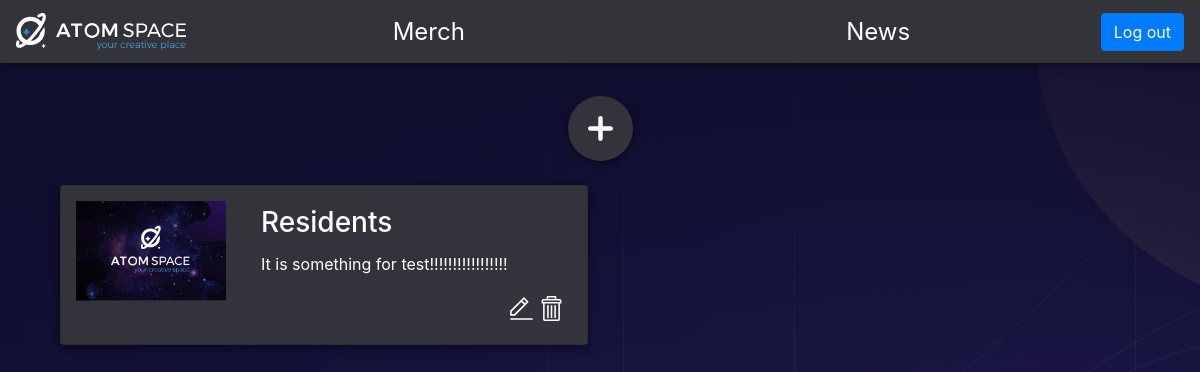
Page /news (signed in) on the committed database.
### testform/models.py (models this page shows)
class News(models.Model):
    header = models.CharField(max_length=225)
    content = models.TextField()
    news_picture_url = models.ImageField(upload_to='news_photos')
    created_time = models.DateTimeField(auto_now_add=True)
    updated_time = models.DateTimeField(null=True)

### testform/views.py (the view)
# urls.py: path('news', views.news, name='news'),
@login_required
def news(request):
    if request.method == 'POST':
        f = NewsForm(request.POST, request.FILES)
        if f.is_valid():
            content = ' '.join(request.POST['content'].split('\r\n'))
            new = News()
            new.header = request.POST['header']
            new.content = content
            new.news_picture_url = request.FILES['photo']
            new.save()
            return HttpResponseRedirect('/news')
    else:
        context = {
            'form': NewsForm(),
            'news': News.objects.all()
        }
        return render(request, 'news/index.html', context)

### testform/templates/news/index.html (shortened to what this page needs)
{% extends 'base.html' %}
{% block content %}
{% load staticfiles %}
<link rel="stylesheet" media="all" href="{% static 'css/news.css' %}" type="text/css">
<nav class="navbar">
    <a class="navbar-brand"><img src={% static 'img/AtomSpace-logo.svg' %}></a>
    <a class="sidebar-item-text" href="{% url 'merch' %}">Merch</a>
    <a class="sidebar-item-text" href="{% url 'news' %}">News</a>
    <a href="{% url 'logout' %}"><button class="btn btn-primary" type="submit" >Log out</button></a>
</nav>
<div style="display:flex;height:91vh;">
    <div class="content">
        {% if news %}
            <ul class="list-group">
                <li class="add-item" id="dialog"> <img style="width: 35px;margin:auto;padding:5px;" src="{% static 'img/plus.svg' %}" /></li>
                <div class="news-card">
                {% for item in news %}
                    <li>
                        <div class="content-news">
                            <div class="card">
                                <div style="display:flex;">
                                    <div class="img-square-wrapper">
                                        <img style="margin:15px;" src="http://{{ request.get_host }}/media/{{ item.news_picture_url }}" alt="Card image cap">
                                    </div>
                                    <div class="card-body">
                                        <h3 class="card-title">{{ item.header }}</h3>
                                        <p class="card-text">{{ item.content }}</p>
                                        <div class="news-item-btns">
                                            <a href='/news/{{ item.id }}/edit'><img src="{% static 'img/edit.svg' %}"/></a>
                                            <a href="/news/{{ item.id }}/delete"><img src="{% static 'img/remove.svg' %}"/></a>
                                        </div>
                                    </div>
                                </div>
                            </div>
                        </div>
                    </li>
                {% endfor %}
                </div>
            </ul>
        {% endif %}
    </div>
  </div>
{% endblock %}

### testform/static/css/base.css (style rules this page uses)
body { background: url(../img/background-main.png) }
li { margin-bottom: 4vh; list-style-type: none; }
.card { background-color: rgba(61, 62, 62, 0.8) !important; box-shadow: 0 2px 8px 0px rgba(0, 0, 0, 0.5); color: white; }
.navbar { color: white; font-size: 1.5em; }
.sidebar-item-text { margin: auto; }
.content { width: 90%; margin-left: 5%; margin-right: 5%; margin-top: 12vh; }
.add-item { display: flex; flex-direction: row; align-items: center; text-align: center; margin: auto; transition: all 0.5s; }

### testform/static/css/news.css (style rules this page uses)
.navbar-brand { color: white !important; }
.navbar { background-color: rgba(61, 62, 62, 0.8) !important; box-shadow: 0 2px 8px 0px rgba(0, 0, 0, 0.5); position: fixed; width: 100%; }
.sidebar-item-text { margin: auto; text-decoration: none !important; color: white; transition: 1s; }
.news-card { display: grid; grid-template-columns: 1fr 1fr 1fr; grid-template-columns: repeat(auto-fill, minmax(350px, 1fr)); grid-gap: 2vw; }
.news-item-btns img { width: 25px; }
.news-item-btns { float: right; margin: 1%; }
.add-item { background-color: rgba(61, 62, 62, 0.8) !important; box-shadow: 0 2px 8px 0px rgba(0, 0, 0, 0.5); color: white; text-align: center; margin: 0 auto; padding: 15px; cursor: pointer; border-radius: 50px; margin-bottom: 3vh; }
.img-square-wrapper img { width: 150px; }

### rows in the picture
News: news_picture_url (picture), header "Residents", content "It is something for test!!!!!!!!!!!!!!!!!"
